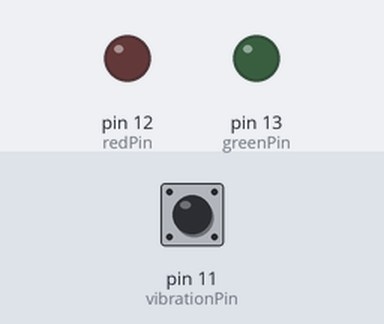
This program was run on a simulated Raspberry Pi (header pin numbers). Shown: output pins drawn as LEDs (lit = HIGH). Dashed ring = blinking. Inputs (shaded band) come from the test bench; at power-on: pin 11 (vibrationPin) HIGH.

Above: at 1.2 s.
1.3 s: pin 11 (vibrationPin) pulled LOW for 3.2 s
At 5.2 s:
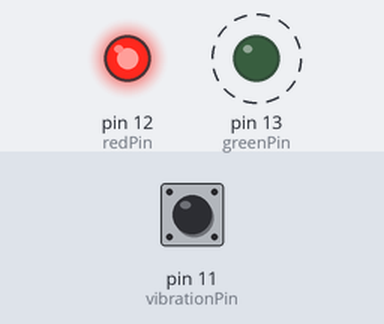
6.0 s: pin 11 (vibrationPin) pulled LOW for 0.15 s
At 6.5 s:
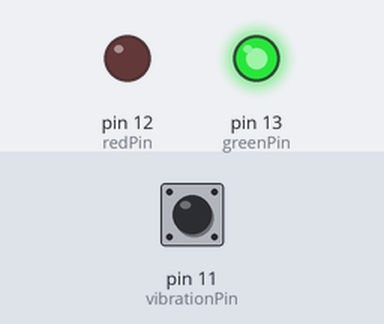
7.6 s: pin 11 (vibrationPin) pulled LOW for 1 s
At 8.9 s:
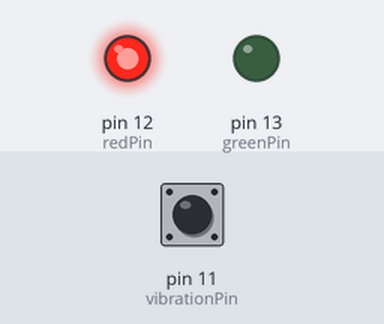
Timing chart, 0 to 10.6 s (numbered marks = the images above; inputs shaded):
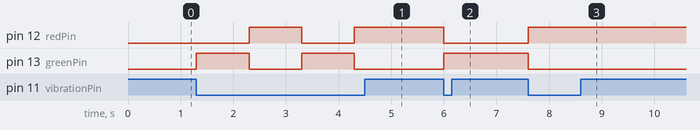

The program:

script.py
```python
#!/usr/bin/env python3
import RPi.GPIO as GPIO
import time

vibrationPin = 11 # GPIO17
redPin       = 12 # GPIO18
greenPin     = 13 # GPIO27

def setup():
	GPIO.setmode(GPIO.BOARD)
	GPIO.setup(redPin, GPIO.OUT)   # Set Red Pin mode to output
	GPIO.setup(greenPin, GPIO.OUT) # Set Green Pin mode to output
	GPIO.setup(vibrationPin, GPIO.IN, pull_up_down=GPIO.PUD_UP) # Set Vib Pin mode as input

def Led(x):
	if x == 0:
		GPIO.output(redPin, 1)
		GPIO.output(greenPin, 0)
	if x == 1:
		GPIO.output(redPin, 0)
		GPIO.output(greenPin, 1)

def loop():
	state = 0
	while True:
		if GPIO.input(vibrationPin) == 0:
			state = state + 1
			if state > 1:
				state = 0
			Led(state)
			time.sleep(1)

def destroy():
	GPIO.output(redPin, GPIO.HIGH)
	GPIO.output(greenPin, GPIO.HIGH)
	GPIO.cleanup()

if __name__ == '__main__':
	setup()
	try:
		loop()
	except KeyboardInterrupt:
		destroy()
```

Measured:
- after the input at 1.3 s, pin 12 (redPin): LOW → HIGH after 1.0 s, → LOW 1.0 s later, → HIGH 1.0 s later; pin 13 (greenPin): alternates HIGH for 1.0 s and LOW for 1.0 s, starting at once
- after the input at 6.0 s, pin 12 (redPin): HIGH → LOW at once; pin 13 (greenPin): LOW → HIGH at once
- after the input at 7.6 s, pin 12 (redPin): LOW → HIGH at once; pin 13 (greenPin): HIGH → LOW at once
